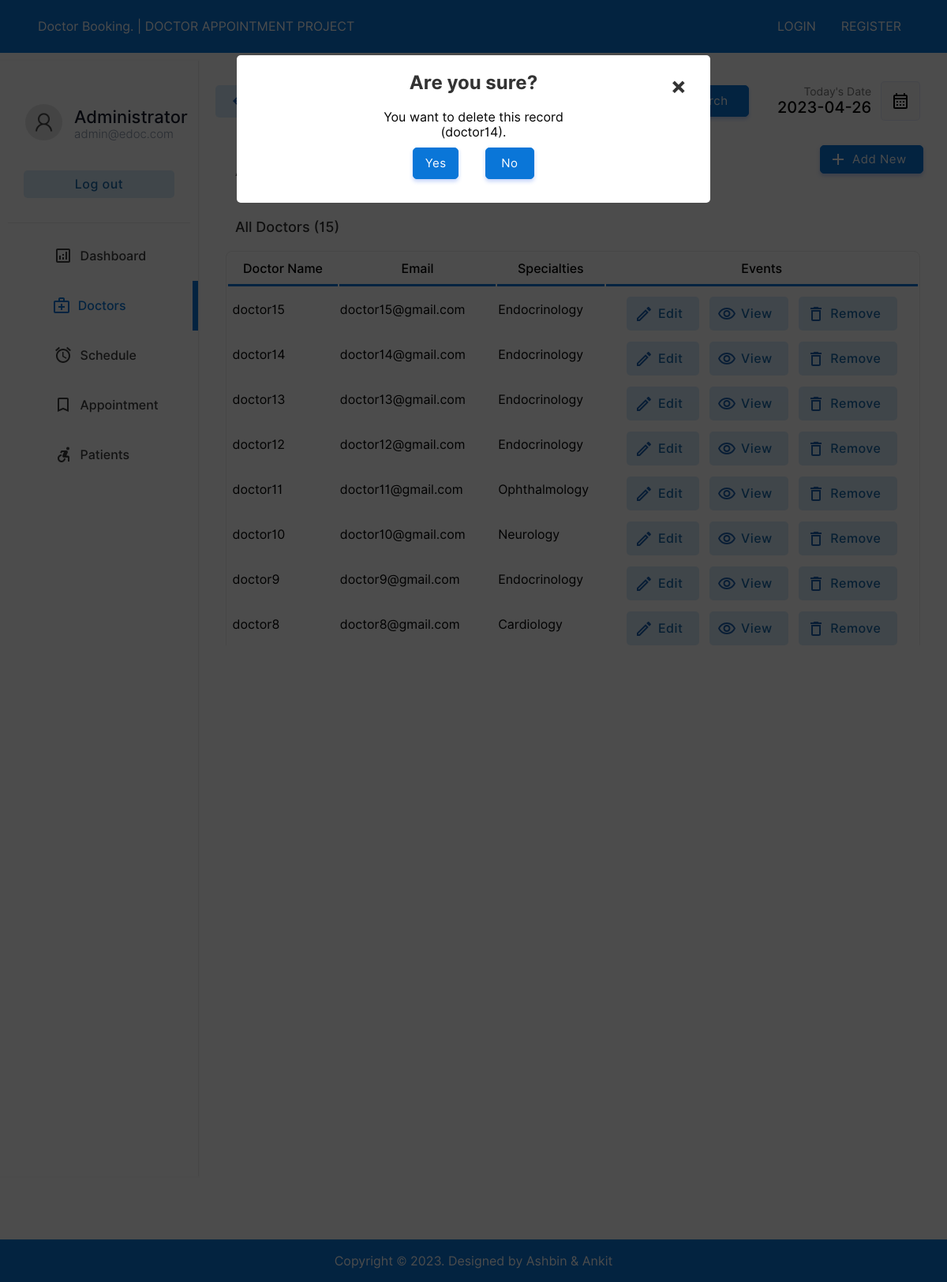
The page /doctor/doctors.php?action=drop&id=15&name=doctor14 (signed in) on the database its author committed.
### tables this page shows
CREATE TABLE `doctor` (
  `docid` int(11) NOT NULL,
  `docemail` varchar(255) DEFAULT NULL,
  `docname` varchar(255) DEFAULT NULL,
  `docpassword` varchar(255) DEFAULT NULL,
  `docnic` varchar(15) DEFAULT NULL,
  `doctel` varchar(15) DEFAULT NULL,
  `specialties` int(2) DEFAULT NULL
);

CREATE TABLE `specialties` (
  `id` int(2) NOT NULL,
  `sname` varchar(50) DEFAULT NULL
);

### doctor/doctors.php (the view, shortened to what the rows shown need)
<!DOCTYPE html>
<html lang="en">
<head>
    <link rel="stylesheet" href="../css/animations.css">
    <link rel="stylesheet" href="../css/main.css">
    <link rel="stylesheet" href="../css/admin.css">
</head>
<body>
    <?php
    include_once('../header.php');
    ?>
        <div class="dash-body">
            <table border="0" width="100%" style=" border-spacing: 0;margin:0;padding:0;margin-top:25px; ">
                <?php
                    if($_POST){
                        $keyword=$_POST["search"];
                        $sqlmain= "select * from doctor where docemail='$keyword' or docname='$keyword' or docname like '$keyword%' or docname like '%$keyword' or docname like '%$keyword%'";
                    }else{
                        $sqlmain= "select * from doctor order by docid desc";
                    }
                ?>
                <tr>
                   <td colspan="4">
                       <center>
                        <div class="abc scroll">
                        <table width="93%" class="sub-table scrolldown" border="0">
                        <thead>
                        <tr>
                                <th class="table-headin">
                                Doctor Name
                                </th>
                                <th class="table-headin">
                                    Email
                                </th>
                                <th class="table-headin">
                                    Specialties
                                </th>
                                <th class="table-headin">
                                    Events
                                </tr>
                        </thead>
                        <tbody>
                            <?php
                                $result= $database->query($sqlmain);
                                if($result->num_rows==0){
                                    echo '<tr>
                                    <td colspan="4">
                                    <br><br><br><br>
                                    <center>
                                    <img src="../img/notfound.svg" width="25%">
                                    <br>
                                    <p class="heading-main12" style="margin-left: 45px;font-size:20px;color:rgb(49, 49, 49)">We  couldnt find anything related to your keywords !</p>
                                    <a class="non-style-link" href="doctors.php"><button  class="login-btn btn-primary-soft btn"  style="display: flex;justify-content: center;align-items: center;margin-left:20px;">&nbsp; Show all Doctors &nbsp;</font></button>
                                    </a>
                                    </center>
                                    <br><br><br><br>
                                    </td>
                                    </tr>';
                                }
                                else{
                                for ( $x=0; $x<$result->num_rows;$x++){
                                    $row=$result->fetch_assoc();
                                    $docid=$row["docid"];
                                    $name=$row["docname"];
                                    $email=$row["docemail"];
                                    $spe=$row["specialties"];
                                    $spcil_res= $database->query("select sname from specialties where id='$spe'");
                                    $spcil_array= $spcil_res->fetch_assoc();
                                    $spcil_name=$spcil_array["sname"];
                                    echo '<tr>
                                        <td> &nbsp;'.
                                        substr($name,0,30)
                                        .'</td>
                                        <td>
                                        '.substr($email,0,20).'
                                        </td>
                                        <td>
                                            '.substr($spcil_name,0,20).'
                                        </td>
                                        <td>
                                        <div style="display:flex;justify-content: center;">
                                        <a href="?action=edit&id='.$docid.'&error=0" class="non-style-link"><button  class="btn-primary-soft btn button-icon btn-edit"  style="padding-left: 40px;padding-top: 12px;padding-bottom: 12px;margin-top: 10px;"><font class="tn-in-text">Edit</font></button></a>
                                        &nbsp;&nbsp;&nbsp;
                                        <a href="?action=view&id='.$docid.'" class="non-style-link"><button  class="btn-primary-soft btn button-icon btn-view"  style="padding-left: 40px;padding-top: 12px;padding-bottom: 12px;margin-top: 10px;"><font class="tn-in-text">View</font></button></a>
                                       &nbsp;&nbsp;&nbsp;
                                       <a href="?action=drop&id='.$docid.'&name='.$name.'" class="non-style-link"><button  class="btn-primary-soft btn button-icon btn-delete"  style="padding-left: 40px;padding-top: 12px;padding-bottom: 12px;margin-top: 10px;"><font class="tn-in-text">Remove</font></button></a>
                                        </div>
                                        </td>
                                    </tr>';
                                }
                            }
                            ?>
                            </tbody>
                        </table>
                        </div>
                        </center>
                   </td>
                </tr>
            </table>
        </div>
    <?php
    if($_GET){
        $id=$_GET["id"];
        $action=$_GET["action"];
        if($action=='drop'){
            $nameget=$_GET["name"];
            echo '
            <div id="popup1" class="overlay">
                    <div class="popup">
                    <center>
                        <h2>Are you sure?</h2>
                        <a class="close" href="doctors.php">&times;</a>
                        <div class="content">
                            You want to delete this record<br>('.substr($nameget,0,40).').
                        </div>
                        <div style="display: flex;justify-content: center;">
                        <a href="delete-doctor.php?id='.$id.'" class="non-style-link"><button  class="btn-primary btn"  style="display: flex;justify-content: center;align-items: center;margin:10px;padding:10px;"<font class="tn-in-text">&nbsp;Yes&nbsp;</font></button></a>&nbsp;&nbsp;&nbsp;
                        <a href="doctors.php" class="non-style-link"><button  class="btn-primary btn"  style="display: flex;justify-content: center;align-items: center;margin:10px;padding:10px;"><font class="tn-in-text">&nbsp;&nbsp;No&nbsp;&nbsp;</font></button></a>
                        </div>
                    </center>
            </div>
            </div>
            ';
        }elseif($action=='edit'){
            $sqlmain= "select * from doctor where docid='$id'";
            $result= $database->query($sqlmain);
            $row=$result->fetch_assoc();
            $name=$row["docname"];
            $email=$row["docemail"];
            $spe=$row["specialties"];
            $spcil_res= $database->query("select sname from specialties where id='$spe'");
            $spcil_array= $spcil_res->fetch_assoc();
            $spcil_name=$spcil_array["sname"];
            $nic=$row['docnic'];
            $tele=$row['doctel'];
            $error_1=$_GET["error"];
                $errorlist= array(
                    '1'=>'<label for="promter" class="form-label" style="color:rgb(255, 62, 62);text-align:center;">Already have an account for this Email address.</label>',
                    '2'=>'<label for="promter" class="form-label" style="color:rgb(255, 62, 62);text-align:center;">Password Conformation Error! Reconform Password</label>',
                    '3'=>'<label for="promter" class="form-label" style="color:rgb(255, 62, 62);text-align:center;"></label>',
                    '4'=>"",
                    '0'=>'',
                );
            if($error_1!='4'){
                    echo '
                    <div id="popup1" class="overlay">
                            <div class="popup">
                            <center>
                                <a class="close" href="doctors.php">&times;</a>
                                <div style="display: flex;justify-content: center;">
                                <div class="abc">
                                <table width="80%" class="sub-table scrolldown add-doc-form-container" border="0">
                                <tr>
                                        <td class="label-td" colspan="2">'.
                                            $errorlist[$error_1]
                                        .'</td>
                                    </tr>
                                    <tr>
                                        <td>
                                            <p style="padding: 0;margin: 0;text-align: left;font-size: 25px;font-weight: 500;">Edit Doctor Details.</p>
                                        Doctor ID : '.$id.' (Auto Generated)<br><br>
                                        </td>
                                    </tr>
                                    <tr>
                                        <td class="label-td" colspan="2">
                                            <form action="edit-doc.php" method="POST" class="add-new-form">
                                            <label for="Email" class="form-label">Email: </label>
                                            <input type="hidden" value="'.$id.'" name="id00">
                                        </td>
                                    </tr>
                                    <tr>
                                        <td class="label-td" colspan="2">
                                        <input type="email" name="email" class="input-text" placeholder="Email Address" value="'.$email.'" required><br>
                                        </td>
                                    </tr>
                                    <tr>
                                        <td class="label-td" colspan="2">
                                            <label for="name" class="form-label">Name: </label>
                                        </td>
                                    </tr>
                                    <tr>
                                        <td class="label-td" colspan="2">
                                            <input type="text" name="name" class="input-text" placeholder="Doctor Name" value="'.$name.'" required><br>
                                        </td>
                                    </tr>
                                    <tr>
                                        <td class="label-td" colspan="2">
                                            <label for="nic" class="form-label">NIC: </label>
                                        </td>
                                    </tr>
                                    <tr>
                                        <td class="label-td" colspan="2">
                                            <input type="text" name="nic" class="input-text" placeholder="NIC Number" value="'.$nic.'" required><br>
                                        </td>
                                    </tr>
                                    <tr>
                                        <td class="label-td" colspan="2">
                                            <label for="Tele" class="form-label">Telephone: </label>
                                        </td>
                                    </tr>
                                    <tr>
                                        <td class="label-td" colspan="2">
                                            <input type="tel" name="Tele" class="input-text" placeholder="Telephone Number" value="'.$tele.'" required><br>
                                        </td>
                                    </tr>
                                    <tr>
                                        <td class="label-td" colspan="2">
                                            <label for="spec" class="form-label">Choose specialties: (Current'.$spcil_name.')</label>
                                        </td>
                                    </tr>
                                    <tr>
                                        <td class="label-td" colspan="2">
                                            <select name="spec" id="" class="box">';
                                                $list11 = $database->query("select  * from  specialties;");
                                                for ($y=0;$y<$list11->num_rows;$y++){
                                                    $row00=$list11->fetch_assoc();
                                                    $sn=$row00["sname"];
                                                    $id00=$row00["id"];
                                                    echo "<option value=".$id00.">$sn</option><br/>";
                                                };
                                echo     '       </select><br><br>
                                        </td>
                                    </tr>
                                    <tr>
                                        <td class="label-td" colspan="2">
                                            <label for="password" class="form-label">Password: </label>
                                        </td>
                                    </tr>
                                    <tr>
                                        <td class="label-td" colspan="2">
                                            <input type="password" name="password" class="input-text" placeholder="Defind a Password" required><br>
                                        </td>
                                    </tr><tr>
                                        <td class="label-td" colspan="2">
                                            <label for="cpassword" class="form-label">Conform Password: </label>
                                        </td>
                                    </tr>
                                    <tr>
                                        <td class="label-td" colspan="2">
                                            <input type="password" name="cpassword" class="input-text" placeholder="Conform Password" required><br>
                                        </td>
                                    </tr>
                                    <tr>
                                        <td colspan="2">
                                            <input type="reset" value="Reset" class="login-btn btn-primary-soft btn" >&nbsp;&nbsp;&nbsp;&nbsp;&nbsp;
                                            <input type="submit" value="Save" class="login-btn btn-primary btn">
                                        </td>
                                    </tr>
                                    </form>
                                    </tr>
                                </table>
                                </div>
                                </div>
                            </center>
                            <br><br>
                    </div>
                    </div>
                    ';
        }; };
    };
?>
</body>
</html>

### rows shown on the page
doctor: docname "doctor15", docemail "doctor15@gmail.com", specialties.sname "Endocrinology"
doctor: docname "doctor14", docemail "doctor14@gmail.com", specialties.sname "Endocrinology"
doctor: docname "doctor13", docemail "doctor13@gmail.com", specialties.sname "Endocrinology"
doctor: docname "doctor12", docemail "doctor12@gmail.com", specialties.sname "Endocrinology"
doctor: docname "doctor11", docemail "doctor11@gmail.com", specialties.sname "Ophthalmology"
doctor: docname "doctor10", docemail "doctor10@gmail.com", specialties.sname "Neurology"
doctor: docname "doctor9", docemail "doctor9@gmail.com", specialties.sname "Endocrinology"
doctor: docname "doctor8", docemail "doctor8@gmail.com", specialties.sname "Cardiology"

### other values the page prints
$list11->num_rows "15"
substr($nameget,0,40) "doctor14"
